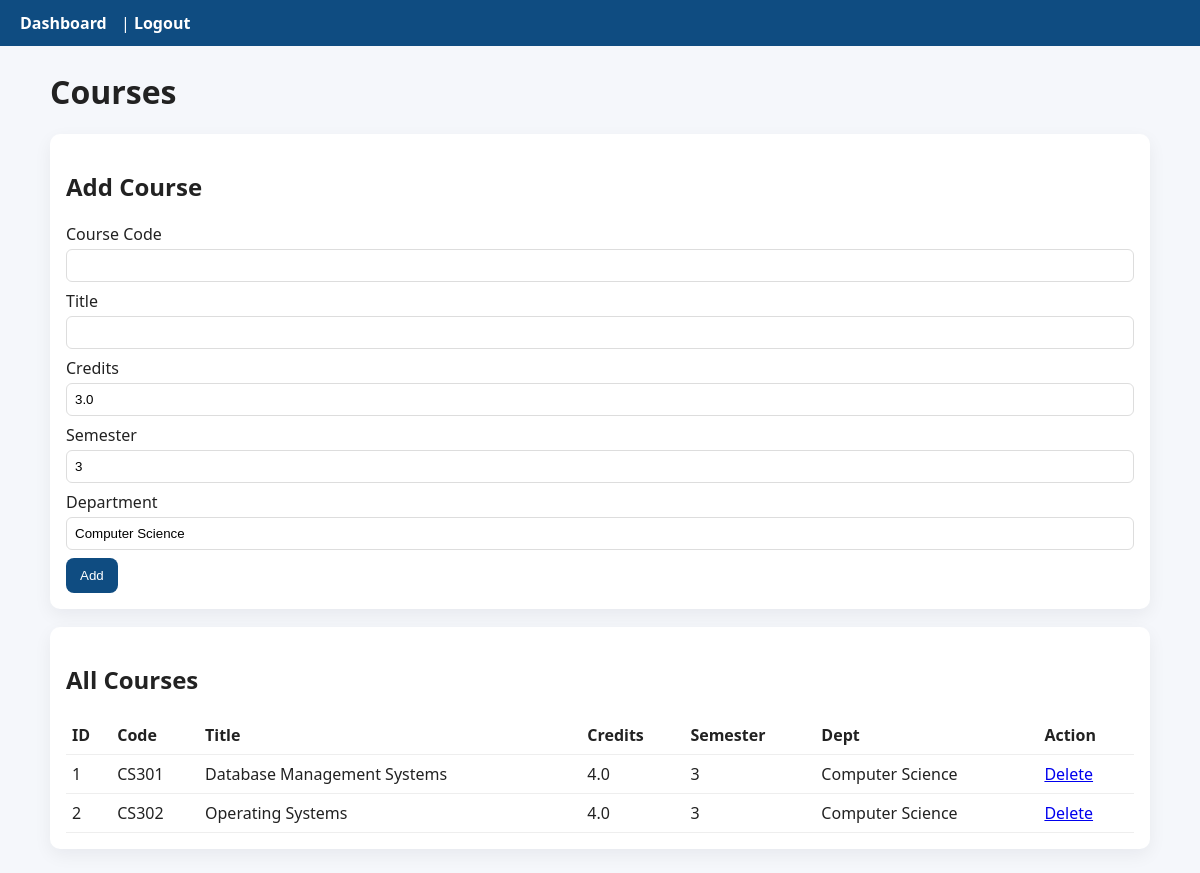
Screenshot of /courses.php (signed in) with the database file from the repository.
### tables this page shows
CREATE TABLE courses (
  id INT AUTO_INCREMENT PRIMARY KEY,
  code VARCHAR(20) NOT NULL UNIQUE,
  title VARCHAR(200) NOT NULL,
  credits DECIMAL(3,1) DEFAULT 3.0,
  semester INT,
  department VARCHAR(80)
);

### courses.php (the view, shortened to what this page needs)
<?php
require_once __DIR__.'/../inc/functions.php';
$res = $mysqli->query("SELECT * FROM courses ORDER BY semester");
?>
<!doctype html>
<html>
<head><meta charset="utf-8"><title>Courses</title>
<link rel="stylesheet" href="styles.css"></head>
<body>
<header><a href="dashboard_admin.php">Dashboard</a> | <a href="logout.php">Logout</a></header>
<main class="container">
<h1>Courses</h1>
<section class="card">
<h2>Add Course</h2>
<form method="post">
  <label>Course Code<input name="code" required></label>
  <label>Title<input name="title" required></label>
  <label>Credits<input name="credits" type="number" step="0.5" value="3.0"></label>
  <label>Semester<input name="semester" type="number" value="3"></label>
  <label>Department<input name="department" value="Computer Science"></label>
  <button name="create_course" type="submit">Add</button>
</form>
</section>
<section class="card">
<h2>All Courses</h2>
<table>
<thead><tr><th>ID</th><th>Code</th><th>Title</th><th>Credits</th><th>Semester</th><th>Dept</th><th>Action</th></tr></thead>
<tbody>
<?php while($c=$res->fetch_assoc()): ?>
<tr>
<td><?= $c['id'] ?></td>
<td><?= htmlspecialchars($c['code']) ?></td>
<td><?= htmlspecialchars($c['title']) ?></td>
<td><?= htmlspecialchars($c['credits']) ?></td>
<td><?= htmlspecialchars($c['semester']) ?></td>
<td><?= htmlspecialchars($c['department']) ?></td>
<td><a href="?action=delete&id=<?= $c['id'] ?>" onclick="return confirm('Delete course?')">Delete</a></td>
</tr>
<?php endwhile; ?>
</tbody>
</table>
</section>
</main>
</body></html>

### styles.css (style rules this page uses)
body { font-family: system-ui, -apple-system, "Segoe UI", Roboto, "Helvetica Neue", Arial; margin:0; background:#f5f7fb; color:#222; }
header { background:#0f4c81; color:white; padding:12px 20px; }
header a { color:white; text-decoration:none; margin-right:10px; font-weight:600; }
.container { max-width:1100px; margin:24px auto; padding:0 12px; }
.card { background:white; padding:16px; border-radius:10px; box-shadow:0 6px 18px rgba(20,20,40,0.06); margin-bottom:18px; }
form label { display:block; margin-bottom:8px; }
form input, form select { width:100%; padding:8px; margin-top:4px; border:1px solid #ddd; border-radius:6px; box-sizing:border-box; }
button { background:#0f4c81; color:white; padding:10px 14px; border:0; border-radius:8px; cursor:pointer; }
table { width:100%; border-collapse:collapse; margin-top:8px; }
table th, table td { border-bottom:1px solid #eee; padding:8px 6px; text-align:left; }

### rows the page displays
courses: id "1", code "CS301", title "Database Management Systems", credits "4.0", semester "3", department "Computer Science"
courses: id "2", code "CS302", title "Operating Systems", credits "4.0", semester "3", department "Computer Science"
